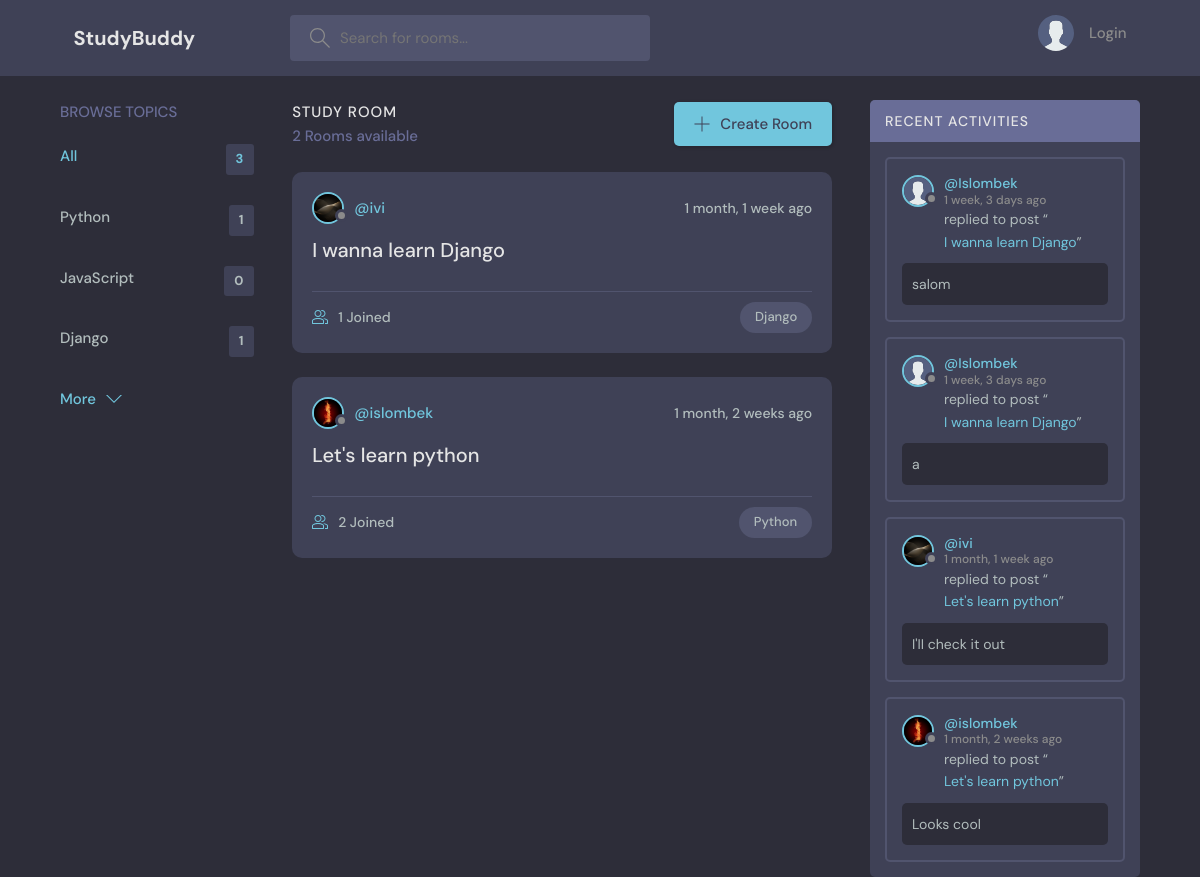
The page / on the database its author committed.
### base/models.py (models this page shows, shortened)
class Topic(models.Model):
    name = models.CharField(max_length=200)

class Room(models.Model):
    host = models.ForeignKey(User, on_delete=models.SET_NULL, null=True)
    topic = models.ForeignKey(Topic, on_delete=models.SET_NULL, null=True)
    name = models.CharField(max_length=200)
    description = models.TextField(null=True, blank=True)
    participants = models.ManyToManyField(
        User, related_name='participants', blank=True)
    updated = models.DateTimeField(auto_now=True)
    created = models.DateTimeField(auto_now_add=True)
    likes = models.ManyToManyField(User, related_name='like_post')
    class Meta:
        ordering = ['-updated', '-created']
    def __str__(self):
        return self.name

class User(AbstractUser):
    name = models.CharField(max_length=200, null=True)
    email = models.EmailField(unique=True, null=True)
    bio = models.TextField(null=True)
    avatar = models.ImageField(null=True, default='avatar.svg')
    USERNAME_FIELD = 'username'
    REQUIRED_FIELDS = []

class Message(models.Model):
    user = models.ForeignKey(User, on_delete=models.CASCADE)
    room = models.ForeignKey(Room, on_delete=models.CASCADE)
    body = models.TextField()
    updated = models.DateTimeField(auto_now=True)
    created = models.DateTimeField(auto_now_add=True)
    class Meta:
        ordering = ['-updated', '-created']

### base/views.py (the view)
# urls.py: path('', views.home, name="home"),
def home(request):
    q = request.GET.get('q') if request.GET.get('q') != None else ''
    rooms = Room.objects.filter(
        Q(topic__name__icontains=q) |
        Q(name__icontains=q) |
        Q(description__icontains=q)
        )
    topics = Topic.objects.all()[0:5]
    room_count = rooms.count()
    room_messages = Message.objects.filter(Q(room__topic__name__icontains=q))
    context = {'rooms': rooms, 'topics': topics,
               'room_count': room_count, 'room_messages': room_messages }
    return render(request, 'base/home.html', context)

### base/templates/base/home.html (shortened to what this page needs)
{% extends 'main.html' %}
{% block content %}
    <main class="layout layout--3">
      <div class="container">
        {% include 'base/topics_component.html' %}
        <div class="roomList">
          <div class="roomList__header">
            <div>
              <h2>Study Room</h2>
              <p>{{rooms.count}} Rooms available</p>
            </div>
            <a class="btn btn--main" href="{% url 'create-room' %}">
              <svg version="1.1" xmlns="http://www.w3.org/2000/svg" width="32" height="32" viewBox="0 0 32 32">
                <title>add</title>
                <path
                  d="M16.943 0.943h-1.885v14.115h-14.115v1.885h14.115v14.115h1.885v-14.115h14.115v-1.885h-14.115v-14.115z"
                ></path>
              </svg>
              Create Room
            </a>
          </div>
          {% include 'base/feed_component.html' %}
        </div>
        {% include 'base/activity_component.html' %}
      </div>
    </main>
    {% endblock content %}

### base/templates/base/topics_component.html
<div class="topics">
  <div class="topics__header">
      <h2>Browse Topics</h2>
  </div>
  <ul class="topics__list">
      <li>
          <a href="{% url 'home' %}" class="active">All <span>{{topics.count}}</span></a>
      </li>
      {% for topic in topics %}
      <li>
          <a href="{% url 'home' %}?q={{topic.name}}">{{topic.name}}<span>{{topic.room_set.all.count}}</span></a>
      </li>
      {% endfor %}
  </ul>
  <a class="btn btn--link" href="{% url 'topics' %}">
      More
      <svg version="1.1" xmlns="http://www.w3.org/2000/svg" width="32" height="32" viewBox="0 0 32 32">
          <title>chevron-down</title>
          <path d="M16 21l-13-13h-3l16 16 16-16h-3l-13 13z"></path>
      </svg>
  </a>
</div>

### base/templates/base/feed_component.html (shortened to what this page needs)
{% for room in rooms %}
<div class="roomListRoom">
    <div class="roomListRoom__header">
        <a href="{% url 'user-profile' room.host.id %}" class="roomListRoom__author">
            <div class="avatar avatar--small">
                <img src="{{room.host.avatar.url}}" />
            </div>
            <span>@{{room.host.username}}</span>
        </a>
        <div class="roomListRoom__actions">
            <span>{{room.created|timesince}} ago</span>
        </div>
    </div>
    <div class="roomListRoom__content">
        <a href="{% url 'room' room.id %}">{{room.name}}</a>
    </div>
    <div class="roomListRoom__meta">
        <a href="{% url 'room' room.id %}" class="roomListRoom__joined">
            {{room.participants.all.count}} Joined
        </a>
        <p class="roomListRoom__topic">{{room.topic.name}}</p>
    </div>
</div>
{% endfor %}

### base/templates/base/activity_component.html (shortened to what this page needs)
<div class="activities">
    <div class="activities__header">
      <h2>Recent Activities</h2>
    </div>
    {% for message in room_messages %}
    <div class="activities__box">
      <div class="activities__boxHeader roomListRoom__header">
        <a href="{% url 'user-profile' message.user.id %}" class="roomListRoom__author">
          <div class="avatar avatar--small">
            <img src="{{message.user.avatar.url}}" />
          </div>
          <p>
            @{{message.user}}
            <span>{{message.created | timesince}} ago</span>
          </p>
        </a>
      </div>
      <div class="activities__boxContent">
        <p>replied to post “<a href="{% url 'room' message.room.id %}">{{message.room}}</a>”</p>
        <div class="activities__boxRoomContent">
            {{message.body}}
        </div>
      </div>
    </div>
    {% endfor %}
  </div>

### rows shown on the page
Topic: name "Python", room_set.all.count "1"
Topic: name "JavaScript", room_set.all.count "0"
Topic: name "Django", room_set.all.count "1"
Room: host.avatar (picture), host.username "ivi", created "1 month, 1 week", name "I wanna learn Django", participants.all.count "1", topic.name "Django"
Room: host.avatar (picture), host.username "islombek", created "1 month, 2 weeks", name "Let's learn python", participants.all.count "2", topic.name "Python"
Message: user.avatar (placeholder picture), user "Islombek", created "1 week, 3 days", room "I wanna learn Django", body "salom"
Message: user.avatar (placeholder picture), user "Islombek", created "1 week, 3 days", room "I wanna learn Django", body "a"
Message: user.avatar (picture), user "ivi", created "1 month, 1 week", room "Let's learn python", body "I'II check it out"
Message: user.avatar (picture), user "islombek", created "1 month, 2 weeks", room "Let's learn python", body "Looks cool"

### other values the page prints
{{ topics.count }} "3"
{{ rooms.count }} "2"
